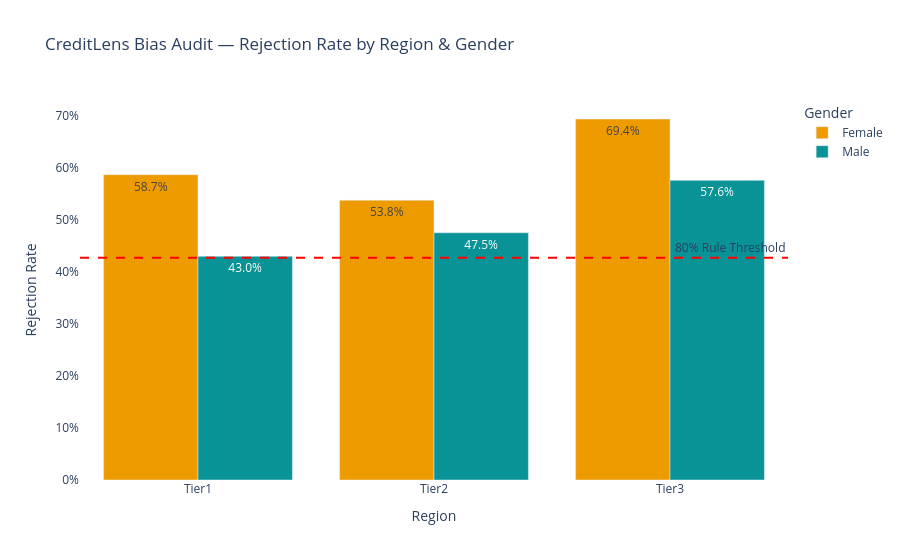

Notebook source saved alongside this figure:
### Code cell
import pandas as pd
import numpy as np
import plotly.express as px
import plotly.graph_objects as go
from plotly.subplots import make_subplots
import plotly.io as pio

# Interactive bias dashboard
df_plot = df.groupby(['region', 'gender'])['rejected'].mean().reset_index()
df_plot.columns = ['Region', 'Gender', 'Rejection Rate']

fig = px.bar(
    df_plot, x='Region', y='Rejection Rate', color='Gender',
    barmode='group',
    title='CreditLens Bias Audit — Rejection Rate by Region & Gender',
    color_discrete_map={'Male': '#0A9396', 'Female': '#EE9B00'},
    text_auto='.1%'
)
fig.add_hline(y=0.80 * df['rejected'].mean(), line_dash='dash', line_color='red',
              annotation_text='80% Rule Threshold', annotation_position='top right')
fig.update_layout(yaxis_tickformat='.0%', plot_bgcolor='white')
fig.show()


# Save as standalone HTML
fig.write_html('audit_report.html')
print("\n✅ Audit report saved to audit_report.html")
print("   Share with compliance team — fully interactive Plotly chart.")

### Figure 1 — Plotly figure (JSON) as saved in the notebook; plotly's stock layout.template omitted (floating-point values rounded to 4 significant figures)
{"data": [{"alignmentgroup": "True", "hovertemplate": "Gender=Female<br>Region=%{x}<br>Rejection Rate=%{y}<extra></extra>", "legendgroup": "Female", "marker": {"color": "#EE9B00", "pattern": {"shape": ""}}, "name": "Female", "offsetgroup": "Female", "orientation": "v", "showlegend": true, "textposition": "auto", "texttemplate": "%{y:.1%}", "type": "bar", "x": ["Tier1", "Tier2", "Tier3"], "xaxis": "x", "y": [0.5866, 0.5376, 0.6936], "yaxis": "y"}, {"alignmentgroup": "True", "hovertemplate": "Gender=Male<br>Region=%{x}<br>Rejection Rate=%{y}<extra></extra>", "legendgroup": "Male", "marker": {"color": "#0A9396", "pattern": {"shape": ""}}, "name": "Male", "offsetgroup": "Male", "orientation": "v", "showlegend": true, "textposition": "auto", "texttemplate": "%{y:.1%}", "type": "bar", "x": ["Tier1", "Tier2", "Tier3"], "xaxis": "x", "y": [0.4298, 0.4751, 0.5758], "yaxis": "y"}], "layout": {"annotations": [{"showarrow": false, "text": "80% Rule Threshold", "x": 1, "xanchor": "right", "xref": "x domain", "y": 0.4269, "yanchor": "bottom", "yref": "y"}], "barmode": "group", "legend": {"title": {"text": "Gender"}, "tracegroupgap": 0}, "plot_bgcolor": "white", "shapes": [{"line": {"color": "red", "dash": "dash"}, "type": "line", "x0": 0, "x1": 1, "xref": "x domain", "y0": 0.4269, "y1": 0.4269, "yref": "y"}], "title": {"text": "CreditLens Bias Audit — Rejection Rate by Region & Gender"}, "xaxis": {"anchor": "y", "domain": [0, 1], "title": {"text": "Region"}}, "yaxis": {"anchor": "x", "domain": [0, 1], "tickformat": ".0%", "title": {"text": "Rejection Rate"}}}}
